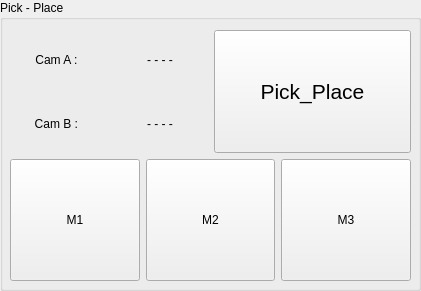
  <widget class="QGroupBox" name="groupBox_4">
   <property name="geometry">
    <rect>
     <x>10</x>
     <y>600</y>
     <width>421</width>
     <height>291</height>
    </rect>
   </property>
   <property name="title">
    <string>Pick - Place</string>
   </property>
   <widget class="QWidget" name="verticalLayoutWidget_5">
    <property name="geometry">
     <rect>
      <x>10</x>
      <y>30</y>
      <width>401</width>
      <height>251</height>
     </rect>
    </property>
    <layout class="QVBoxLayout" name="verticalLayout_5">
     <item>
      <layout class="QHBoxLayout" name="horizontalLayout">
       <item>
        <layout class="QGridLayout" name="gridLayout_5">
         <item row="0" column="1">
          <widget class="QLabel" name="label_cam_a">
           <property name="text">
            <string>- - - -</string>
           </property>
           <property name="alignment">
            <set>Qt::AlignCenter</set>
           </property>
          </widget>
         </item>
         <item row="0" column="0">
          <widget class="QLabel" name="label_3">
           <property name="text">
            <string>Cam A : </string>
           </property>
           <property name="alignment">
            <set>Qt::AlignCenter</set>
           </property>
          </widget>
         </item>
         <item row="1" column="0">
          <widget class="QLabel" name="label_4">
           <property name="text">
            <string>Cam B : </string>
           </property>
           <property name="alignment">
            <set>Qt::AlignCenter</set>
           </property>
          </widget>
         </item>
         <item row="1" column="1">
          <widget class="QLabel" name="label_cam_b">
           <property name="text">
            <string>- - - -</string>
           </property>
           <property name="alignment">
            <set>Qt::AlignCenter</set>
           </property>
          </widget>
         </item>
        </layout>
       </item>
       <item>
        <widget class="QPushButton" name="btn_pick">
         <property name="sizePolicy">
          <sizepolicy hsizetype="Preferred" vsizetype="Preferred">
           <horstretch>0</horstretch>
           <verstretch>0</verstretch>
          </sizepolicy>
         </property>
         <property name="font">
          <font>
           <pointsize>16</pointsize>
          </font>
         </property>
         <property name="text">
          <string>Pick_Place</string>
         </property>
        </widget>
       </item>
      </layout>
     </item>
     <item>
      <layout class="QHBoxLayout" name="horizontalLayout_2">
       <item>
        <widget class="QPushButton" name="btn_m1">
         <property name="sizePolicy">
          <sizepolicy hsizetype="Preferred" vsizetype="Preferred">
           <horstretch>0</horstretch>
           <verstretch>0</verstretch>
          </sizepolicy>
         </property>
         <property name="text">
          <string>M1</string>
         </property>
        </widget>
       </item>
       <item>
        <widget class="QPushButton" name="btn_m2">
         <property name="sizePolicy">
          <sizepolicy hsizetype="Preferred" vsizetype="Preferred">
           <horstretch>0</horstretch>
           <verstretch>0</verstretch>
          </sizepolicy>
         </property>
         <property name="text">
          <string>M2</string>
         </property>
        </widget>
       </item>
       <item>
        <widget class="QPushButton" name="btn_m3">
         <property name="sizePolicy">
          <sizepolicy hsizetype="Preferred" vsizetype="Preferred">
           <horstretch>0</horstretch>
           <verstretch>0</verstretch>
          </sizepolicy>
         </property>
         <property name="text">
          <string>M3</string>
         </property>
        </widget>
       </item>
      </layout>
     </item>
    </layout>
   </widget>
  </widget>
